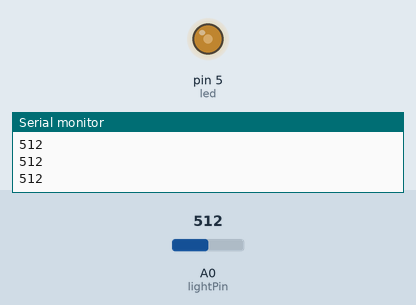
Bench run of a sketch on a simulated Arduino Uno, built with avr-gcc and run on an emulated ATmega328P. On the bench: output pins drawn as LEDs (lit = HIGH), the last lines printed to the serial monitor. Inputs (shaded band) come from the test bench; at power-on: A0 (lightPin) = 512.

Above: at 1.2 s.
1.3 s: A0 (lightPin) set to 91
At 1.6 s:
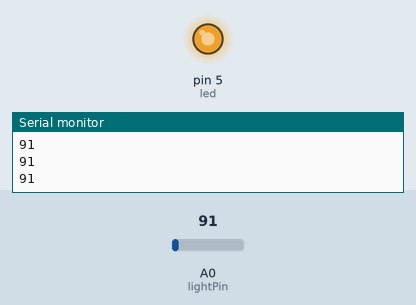
2.8 s: A0 (lightPin) set to 80
At 3.86 s:
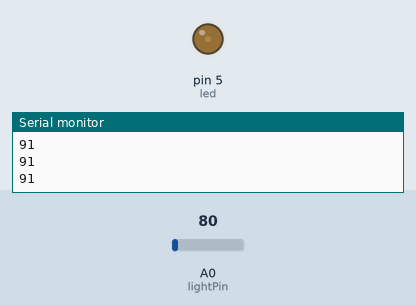
5.8 s: A0 (lightPin) set to 511
Timing chart, 0 to 9.3 s (numbered marks = the images above; inputs shaded):
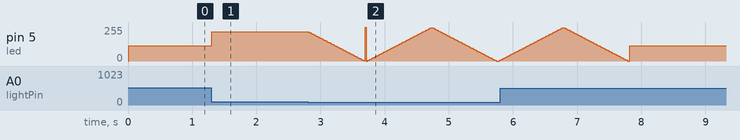

The sketch:

photo_sensor_dimming.ino
```cpp
/* Simple test of the functionality of the photo resistor

Connect the photoresistor one leg to pin 0, and pin to +5V
Connect a resistor (around 10k is a good value, higher
values gives higher readings) from pin 0 to GND. (see appendix of arduino notebook page 37 for schematics).

----------------------------------------------------

           PhotoR     10K
 +5    o---/\/\/--.--/\/\/---o GND
                  |
 Pin 0 o-----------

----------------------------------------------------
*/

int lightPin = 0;  //define a pin for Photo resistor
int led=5;     //define a pin for LED
int level;
int i;

int myFunction(){

  while(level >=  0){
level -= 5;
 analogWrite(led, level);
     delay(20);
  }

  int chill = analogRead(lightPin);
  if (chill > 85){

 return 0 ;
  }


  for( i=0; i<255; i+=5){

     analogWrite(led, i);
      delay(20);
   }

   while(i>0){
      i-=5;

     analogWrite(led, i);
      delay(20);


  }


  Serial.print("next ");

}


void setup()
{
    Serial.begin(9600);  //Begin serial communcation
    pinMode( led, OUTPUT );
      analogReference(DEFAULT);
}

void loop()
{

  int value = analogRead(lightPin);


                                                //you have  to divide the value. for example,
                                                //with a 10k resistor divide the value by 2, for 100k resistor divide by 4.
   delay(10); //short delay for faster response to light.
   //Serial.println(value);
   if(value > 800) {

    digitalWrite(led, LOW);
   Serial.print("over limit");
   }

   else if(value < 85){
     int killer;
   killer = myFunction();
   }
   else {


      level = analogRead(lightPin);
      level =  map(level, 0, 1023, 255, 0)-15;
      level = constrain(level , 0,  255);
              Serial.println(value);
    analogWrite(led, level);
   }


}
```

Measured:
- the behaviour switches between 85 and 84 on A0 (lightPin) (found by bisection; images 1 and 2)
- after the input at 1.3 s, pin 5 (led): 113/255 → 218/255 at once
